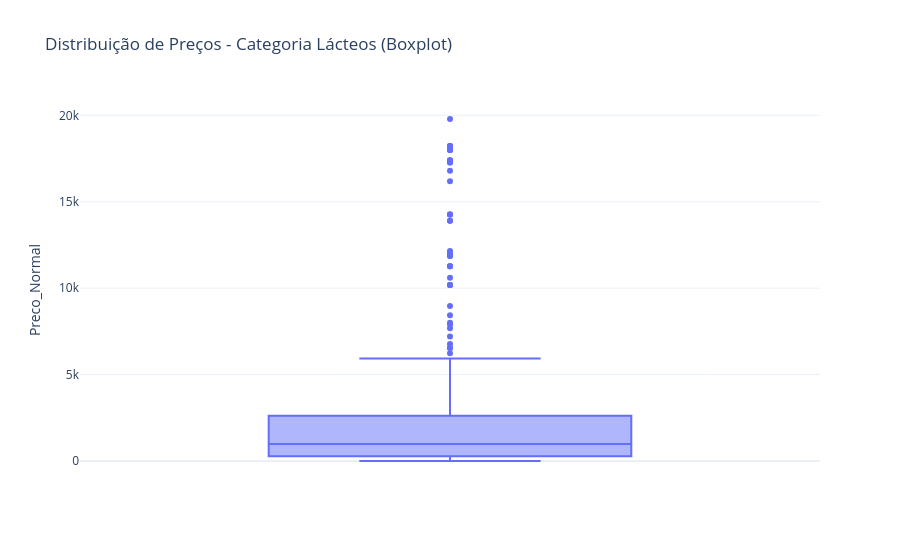

The code cell stored with this chart in its notebook:
### Markdown cell above
Dica: Para trazer apenas os dados da categoria que você deseja você pode usar o df.loc[df['Categoria'] == 'CATEGORIA ESCOLHIDA'

### Code cell
import plotly.express as px


df_lacteos = df.loc[df['Categoria'] == 'lacteos']


fig = px.box(
    df_lacteos, 
    y="Preco_Normal", 
    title="Distribuição de Preços - Categoria Lácteos (Boxplot)",
    template="plotly_white"
)

fig.show()

### Figure 1 — Plotly figure (JSON) as saved in the notebook; plotly's stock layout.template omitted (floating-point values rounded to 4 significant figures; data arrays with more than 128 entries replaced by an {"elided": "..."} marker saying what was removed)
{"data": [{"alignmentgroup": "True", "hovertemplate": "Preco_Normal=%{y}<extra></extra>", "legendgroup": "", "marker": {"color": "#636efa"}, "name": "", "notched": false, "offsetgroup": "", "orientation": "v", "showlegend": false, "type": "box", "x0": " ", "xaxis": "x", "y": {"elided": "447 int values"}, "y0": " ", "yaxis": "y"}], "layout": {"boxmode": "group", "legend": {"tracegroupgap": 0}, "title": {"text": "Distribuição de Preços - Categoria Lácteos (Boxplot)"}, "xaxis": {"anchor": "y", "domain": [0, 1]}, "yaxis": {"anchor": "x", "domain": [0, 1], "title": {"text": "Preco_Normal"}}}}
